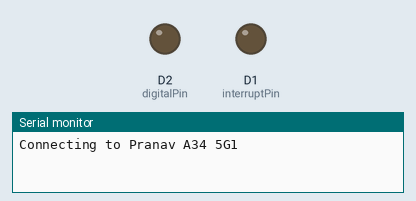
This sketch was run on a simulated ESP8266 (NodeMCU). Shown: output pins drawn as LEDs (lit = HIGH), the last lines printed to the serial monitor. WiFi joins after 1.5 s; servers stay silent unless stated; uploads are accepted with an empty reply.

Above: at 0.1 s.
At 3.7 s:
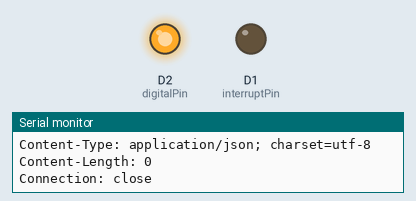
Timing chart, 0 to 5.2 s (numbered marks = the images above):
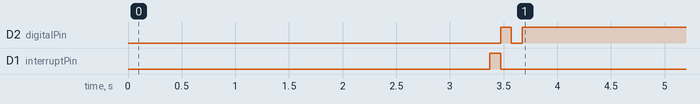

Measured:
- by itself, D2 (digitalPin): LOW → HIGH at 3.5 s, → LOW 0.10 s later, → HIGH 0.10 s later
- by itself, D1 (interruptPin): LOW → HIGH at 3.4 s, → LOW 0.10 s later

The sketch:

intruptesp.ino
```cpp
#include <ESP8266WiFi.h>
#include <WiFiClient.h>
#include <ArduinoJson.h>

const char* ssid = "Pranav A34 5G1";
const char* password = "pranav06";
const char* serverAddress = "192.168.55.149";
const int serverPort = 8080;

const int interruptPin = D1; // Pin for sending interrupt to another Arduino (change as needed)
const int digitalPin = D2;   // Pin for sending a digital signal (change as needed)

WiFiClient client;
bool requestSent = false; // Flag to track whether the request has been sent

void setup() {
  pinMode(interruptPin, OUTPUT);
  pinMode(digitalPin, OUTPUT);

  Serial.begin(115200);

  connectToWiFi();
}

void loop() {
  if (WiFi.status() == WL_CONNECTED && !requestSent) { // Check if connected and request not sent
    if (client.connect(serverAddress, serverPort)) {
      Serial.println("Connected to server. Sending GET request...");
      client.print(String("GET /RealTime/getSignalData?id=1 HTTP/1.1\r\n") + // Modify the URL to include the parameter
                   "Host: " + serverAddress + "\r\n" +
                   "Connection: close\r\n\r\n");

      delay(100);

      String response = "";
      while (client.available()) {
        response += client.readStringUntil('\r');
      }
      client.stop();

      Serial.println("Response received:");
      Serial.println(response);

      DynamicJsonDocument doc(1024);
      deserializeJson(doc, response);

      bool lane1 = doc["lane1"];
      bool lane2 = doc["lane2"];
      bool lane3 = doc["lane3"];
      bool lane4 = doc["lane4"];

      int laneNumber = 3;

      if (lane1) laneNumber = 1;
      else if (lane2) laneNumber = 2;
      else if (lane3) laneNumber = 3;
      else if (lane4) laneNumber = 4;

      if (laneNumber != 0) { // If any lane is active
        sendInterrupt();
        digitalWrite(digitalPin, HIGH); // Send HIGH signal to indicate lane is active
        delay(100); // Adjust the delay as needed
        digitalWrite(digitalPin, LOW); // Reset the pin
        delay(100); // Adjust the delay as needed
        digitalWrite(digitalPin, laneNumber ); // Send lane number to Arduino Uno
      }

      requestSent = true; // Set flag to true after request is sent
    } else {
      Serial.println("Failed to connect to server");
    }
  } else if (!requestSent) {
    Serial.println("Not connected to WiFi or request already sent");
    connectToWiFi();
  }

  delay(5000); // Adjust the delay as needed
}

void connectToWiFi() {
  Serial.print("Connecting to ");
  Serial.println(ssid);

  WiFi.begin(ssid, password);

  while (WiFi.status() != WL_CONNECTED) {
    delay(1000);
    Serial.println("Establishing connection to WiFi..");
  }

  Serial.println("Connected to WiFi");
}

void sendInterrupt() {
  digitalWrite(interruptPin, HIGH);
  delay(100);
  digitalWrite(interruptPin, LOW);
}
```
